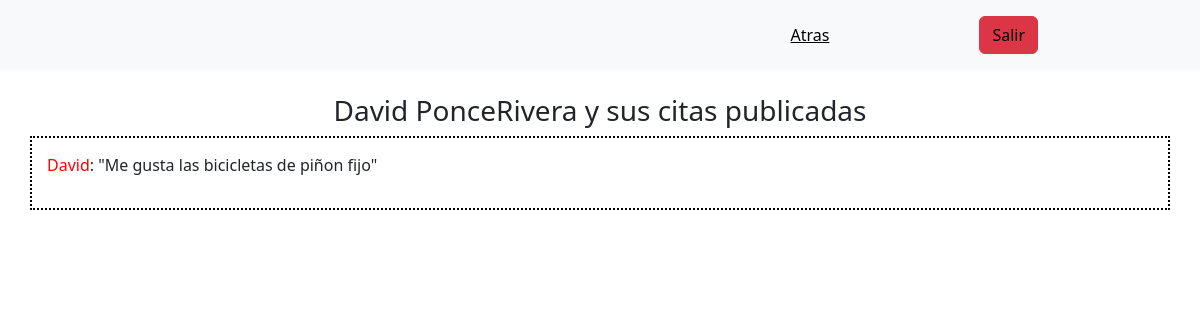
/user/5, run on the app's committed database.
### app/models.py (models this page shows, shortened)
class User(models.Model):
    first_name = models.CharField(max_length=100)
    last_name = models.CharField(max_length=100)
    email = models.CharField(max_length=100)
    birthdate = models.DateField()
    password = models.CharField(max_length=255)
    created_at = models.DateTimeField(auto_now_add=True)
    updated_at = models.DateTimeField(auto_now_add=True)
    objects = UserManager()

class Quote(models.Model):
    uploaded_by=models.ForeignKey(User, related_name="quotes_uploaded", blank=True, null=True, on_delete=models.CASCADE)
    author = models.CharField(max_length=100)
    quote = models.TextField()
    created_at = models.DateTimeField(auto_now_add=True)
    updated_at = models.DateTimeField(auto_now_add=True)
    users_who_like = models.ManyToManyField(User, related_name="liked_quotes")
    objects = QuoteManager()

### app/views.py (the view)
# urls.py: re_path(r'^user/(?P<user_id>\d+)$', views.show),
def show(request, user_id):
    if request.method == "GET":
        context = {
            "user_uploader": User.objects.get(id=user_id),
            "all_quotes_uploaded_by_user": User.objects.get(id=user_id).quotes_uploaded.all()
        }
        return render(request, "show.html", context)
    if request.method == "POST":
        return redirect(f"/user/{user_id}")

### app/templates/show.html (shortened to what this page needs)
<!DOCTYPE html>
<html lang="en">
<head>
    <head>
        <link href="https://cdn.jsdelivr.net/npm/bootstrap@5.3.0-alpha1/dist/css/bootstrap.min.css" rel="stylesheet">
        {% load static %}
        <link rel="stylesheet" href="{% static 'css.css' %}">
    </head>
<body>
    <nav class="navbar navbar-expand-lg bg-body-tertiary">
        <div class="container-fluid">
          <div class="collapse navbar-collapse" id="navbarText">
            <span class="navbar-text">
                <a href="/quotes" class="white mr-auto">Atras</a></span>
                <span class="navbar-text"><a href="/logout" class=" btn-danger btn move move-r ">Salir</a></span>
          </div>
        </div>
      </nav>
    <br>
    <h3 class="text-center">{{user_uploader.first_name}} {{user_uploader.last_name}} y sus citas publicadas</h3>
    {%for quote in all_quotes_uploaded_by_user %}
    <div class="box container">
        <p><span class="red">{{quote.author}}</span>: "{{quote.quote}}"</p>
    </div>
    {% endfor %}

### app/static/css.css (style rules this page uses)
* { outline: 0; padding: 0; margin: 0; border: 0; box-sizing: border-box; }
.white { color: white; }
.move { margin-left: 150px; }
.move-r { margin-right: 150px; }
.box { border: 2px dotted black; padding: 15px; }
.red { color: red; }

### data on the page
User: first_name "David", last_name "PonceRivera"
Quote: author "David", quote "Me gusta las bicicletas de piñon fijo"
